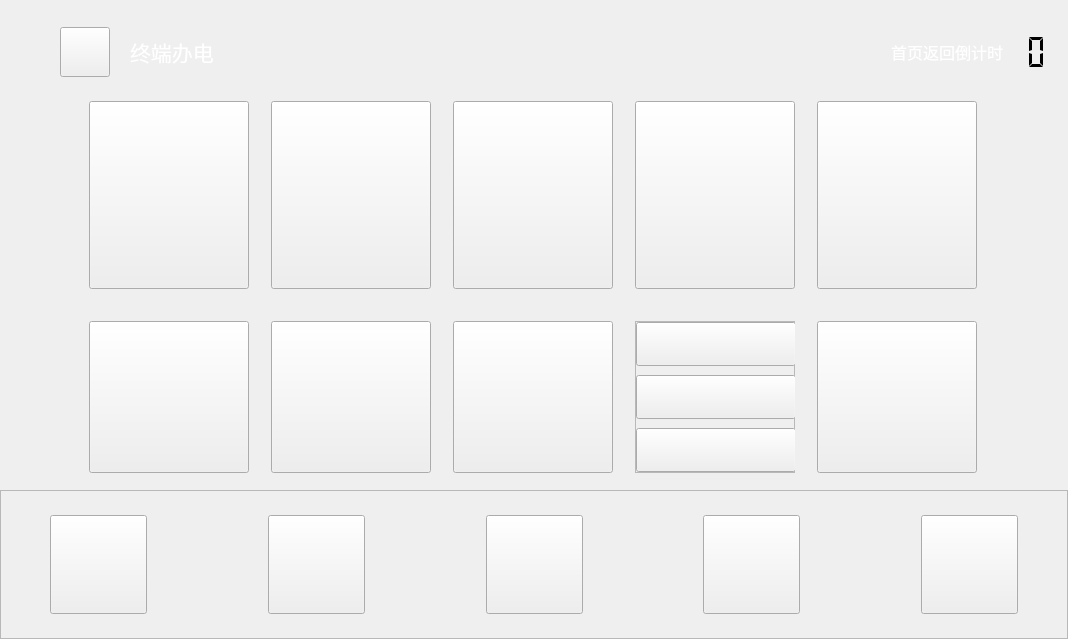
<?xml version="1.0" encoding="UTF-8"?>
<ui version="4.0">
 <class>Zdbdhomepage</class>
 <widget class="QWidget" name="Zdbdhomepage">
  <property name="geometry">
   <rect>
    <x>0</x>
    <y>0</y>
    <width>1068</width>
    <height>639</height>
   </rect>
  </property>
  <property name="windowTitle">
   <string>Form</string>
  </property>
  <layout class="QVBoxLayout" name="verticalLayout">
   <property name="spacing">
    <number>0</number>
   </property>
   <property name="leftMargin">
    <number>0</number>
   </property>
   <property name="topMargin">
    <number>0</number>
   </property>
   <property name="rightMargin">
    <number>0</number>
   </property>
   <property name="bottomMargin">
    <number>0</number>
   </property>
   <item>
    <spacer name="verticalSpacer_7">
     <property name="orientation">
      <enum>Qt::Vertical</enum>
     </property>
     <property name="sizeType">
      <enum>QSizePolicy::Fixed</enum>
     </property>
     <property name="sizeHint" stdset="0">
      <size>
       <width>20</width>
       <height>20</height>
      </size>
     </property>
    </spacer>
   </item>
   <item>
    <widget class="QFrame" name="frame">
     <property name="sizePolicy">
      <sizepolicy hsizetype="Preferred" vsizetype="Fixed">
       <horstretch>0</horstretch>
       <verstretch>0</verstretch>
      </sizepolicy>
     </property>
     <property name="minimumSize">
      <size>
       <width>0</width>
       <height>64</height>
      </size>
     </property>
     <property name="maximumSize">
      <size>
       <width>16777215</width>
       <height>64</height>
      </size>
     </property>
     <layout class="QHBoxLayout" name="horizontalLayout_2">
      <property name="spacing">
       <number>0</number>
      </property>
      <property name="leftMargin">
       <number>0</number>
      </property>
      <property name="topMargin">
       <number>0</number>
      </property>
      <property name="rightMargin">
       <number>0</number>
      </property>
      <property name="bottomMargin">
       <number>0</number>
      </property>
      <item>
       <spacer name="horizontalSpacer_11">
        <property name="orientation">
         <enum>Qt::Horizontal</enum>
        </property>
        <property name="sizeType">
         <enum>QSizePolicy::Fixed</enum>
        </property>
        <property name="sizeHint" stdset="0">
         <size>
          <width>60</width>
          <height>20</height>
         </size>
        </property>
       </spacer>
      </item>
      <item>
       <widget class="QPushButton" name="pushButton_back">
        <property name="sizePolicy">
         <sizepolicy hsizetype="Fixed" vsizetype="Fixed">
          <horstretch>0</horstretch>
          <verstretch>0</verstretch>
         </sizepolicy>
        </property>
        <property name="minimumSize">
         <size>
          <width>50</width>
          <height>50</height>
         </size>
        </property>
        <property name="maximumSize">
         <size>
          <width>50</width>
          <height>50</height>
         </size>
        </property>
        <property name="focusPolicy">
         <enum>Qt::NoFocus</enum>
        </property>
        <property name="styleSheet">
         <string notr="true">border-image: url(:/image/picture/qietu/返回.png);</string>
        </property>
        <property name="text">
         <string/>
        </property>
       </widget>
      </item>
      <item>
       <spacer name="horizontalSpacer_12">
        <property name="orientation">
         <enum>Qt::Horizontal</enum>
        </property>
        <property name="sizeType">
         <enum>QSizePolicy::Fixed</enum>
        </property>
        <property name="sizeHint" stdset="0">
         <size>
          <width>20</width>
          <height>20</height>
         </size>
        </property>
       </spacer>
      </item>
      <item>
       <widget class="QLabel" name="label_5">
        <property name="minimumSize">
         <size>
          <width>0</width>
          <height>0</height>
         </size>
        </property>
        <property name="font">
         <font>
          <family>Microsoft YaHei UI</family>
         </font>
        </property>
        <property name="layoutDirection">
         <enum>Qt::LeftToRight</enum>
        </property>
        <property name="styleSheet">
         <string notr="true"/>
        </property>
        <property name="text">
         <string>&lt;html&gt;&lt;head/&gt;&lt;body&gt;&lt;p&gt;&lt;span style=&quot; font-size:16pt; color:#ffffff;&quot;&gt;终端办电&lt;/span&gt;&lt;/p&gt;&lt;/body&gt;&lt;/html&gt;</string>
        </property>
        <property name="wordWrap">
         <bool>false</bool>
        </property>
       </widget>
      </item>
      <item>
       <spacer name="horizontalSpacer_8">
        <property name="orientation">
         <enum>Qt::Horizontal</enum>
        </property>
        <property name="sizeHint" stdset="0">
         <size>
          <width>40</width>
          <height>20</height>
         </size>
        </property>
       </spacer>
      </item>
      <item>
       <spacer name="verticalSpacer_3">
        <property name="orientation">
         <enum>Qt::Vertical</enum>
        </property>
        <property name="sizeType">
         <enum>QSizePolicy::Fixed</enum>
        </property>
        <property name="sizeHint" stdset="0">
         <size>
          <width>20</width>
          <height>64</height>
         </size>
        </property>
       </spacer>
      </item>
      <item>
       <widget class="QLabel" name="label_6">
        <property name="font">
         <font>
          <family>微软雅黑</family>
          <pointsize>12</pointsize>
         </font>
        </property>
        <property name="text">
         <string>&lt;html&gt;&lt;head/&gt;&lt;body&gt;&lt;p&gt;&lt;span style=&quot; color:#ffffff;&quot;&gt;首页返回倒计时&lt;/span&gt;&lt;/p&gt;&lt;/body&gt;&lt;/html&gt;</string>
        </property>
       </widget>
      </item>
      <item>
       <widget class="QLCDNumber" name="lcdNumber">
        <property name="minimumSize">
         <size>
          <width>50</width>
          <height>50</height>
         </size>
        </property>
        <property name="maximumSize">
         <size>
          <width>50</width>
          <height>50</height>
         </size>
        </property>
        <property name="font">
         <font>
          <family>微软雅黑</family>
          <pointsize>12</pointsize>
          <weight>50</weight>
          <italic>false</italic>
          <bold>false</bold>
         </font>
        </property>
        <property name="frameShape">
         <enum>QFrame::NoFrame</enum>
        </property>
        <property name="frameShadow">
         <enum>QFrame::Plain</enum>
        </property>
        <property name="lineWidth">
         <number>0</number>
        </property>
        <property name="smallDecimalPoint">
         <bool>true</bool>
        </property>
        <property name="digitCount">
         <number>2</number>
        </property>
        <property name="segmentStyle">
         <enum>QLCDNumber::Flat</enum>
        </property>
       </widget>
      </item>
      <item>
       <spacer name="horizontalSpacer_9">
        <property name="orientation">
         <enum>Qt::Horizontal</enum>
        </property>
        <property name="sizeType">
         <enum>QSizePolicy::Fixed</enum>
        </property>
        <property name="sizeHint" stdset="0">
         <size>
          <width>15</width>
          <height>20</height>
         </size>
        </property>
       </spacer>
      </item>
     </layout>
    </widget>
   </item>
   <item>
    <spacer name="verticalSpacer">
     <property name="orientation">
      <enum>Qt::Vertical</enum>
     </property>
     <property name="sizeHint" stdset="0">
      <size>
       <width>20</width>
       <height>40</height>
      </size>
     </property>
    </spacer>
   </item>
   <item>
    <layout class="QHBoxLayout" name="horizontalLayout">
     <item>
      <spacer name="horizontalSpacer">
       <property name="orientation">
        <enum>Qt::Horizontal</enum>
       </property>
       <property name="sizeType">
        <enum>QSizePolicy::Expanding</enum>
       </property>
       <property name="sizeHint" stdset="0">
        <size>
         <width>40</width>
         <height>20</height>
        </size>
       </property>
      </spacer>
     </item>
     <item>
      <layout class="QGridLayout" name="gridLayout_2">
       <property name="leftMargin">
        <number>0</number>
       </property>
       <property name="rightMargin">
        <number>2</number>
       </property>
       <property name="horizontalSpacing">
        <number>22</number>
       </property>
       <property name="verticalSpacing">
        <number>12</number>
       </property>
       <item row="1" column="2">
        <spacer name="verticalSpacer_4">
         <property name="orientation">
          <enum>Qt::Vertical</enum>
         </property>
         <property name="sizeType">
          <enum>QSizePolicy::Fixed</enum>
         </property>
         <property name="sizeHint" stdset="0">
          <size>
           <width>20</width>
           <height>20</height>
          </size>
         </property>
        </spacer>
       </item>
       <item row="0" column="0">
        <widget class="QPushButton" name="pushButton_jmsh">
         <property name="sizePolicy">
          <sizepolicy hsizetype="Fixed" vsizetype="Fixed">
           <horstretch>0</horstretch>
           <verstretch>0</verstretch>
          </sizepolicy>
         </property>
         <property name="minimumSize">
          <size>
           <width>160</width>
           <height>188</height>
          </size>
         </property>
         <property name="maximumSize">
          <size>
           <width>160</width>
           <height>188</height>
          </size>
         </property>
         <property name="focusPolicy">
          <enum>Qt::ClickFocus</enum>
         </property>
         <property name="text">
          <string/>
         </property>
        </widget>
       </item>
       <item row="2" column="1">
        <widget class="QPushButton" name="pushButton_gm">
         <property name="sizePolicy">
          <sizepolicy hsizetype="Fixed" vsizetype="Fixed">
           <horstretch>0</horstretch>
           <verstretch>0</verstretch>
          </sizepolicy>
         </property>
         <property name="minimumSize">
          <size>
           <width>160</width>
           <height>152</height>
          </size>
         </property>
         <property name="maximumSize">
          <size>
           <width>160</width>
           <height>152</height>
          </size>
         </property>
         <property name="focusPolicy">
          <enum>Qt::NoFocus</enum>
         </property>
         <property name="text">
          <string/>
         </property>
        </widget>
       </item>
       <item row="0" column="1">
        <widget class="QPushButton" name="pushButton_qygy">
         <property name="sizePolicy">
          <sizepolicy hsizetype="Fixed" vsizetype="Fixed">
           <horstretch>0</horstretch>
           <verstretch>0</verstretch>
          </sizepolicy>
         </property>
         <property name="minimumSize">
          <size>
           <width>160</width>
           <height>188</height>
          </size>
         </property>
         <property name="maximumSize">
          <size>
           <width>160</width>
           <height>188</height>
          </size>
         </property>
         <property name="focusPolicy">
          <enum>Qt::NoFocus</enum>
         </property>
         <property name="text">
          <string/>
         </property>
        </widget>
       </item>
       <item row="2" column="0">
        <widget class="QPushButton" name="pushButton_zr">
         <property name="sizePolicy">
          <sizepolicy hsizetype="Fixed" vsizetype="Fixed">
           <horstretch>0</horstretch>
           <verstretch>0</verstretch>
          </sizepolicy>
         </property>
         <property name="minimumSize">
          <size>
           <width>160</width>
           <height>152</height>
          </size>
         </property>
         <property name="maximumSize">
          <size>
           <width>160</width>
           <height>152</height>
          </size>
         </property>
         <property name="focusPolicy">
          <enum>Qt::NoFocus</enum>
         </property>
         <property name="text">
          <string/>
         </property>
        </widget>
       </item>
       <item row="2" column="2">
        <widget class="QPushButton" name="pushButton_jr">
         <property name="sizePolicy">
          <sizepolicy hsizetype="Fixed" vsizetype="Fixed">
           <horstretch>0</horstretch>
           <verstretch>0</verstretch>
          </sizepolicy>
         </property>
         <property name="minimumSize">
          <size>
           <width>160</width>
           <height>152</height>
          </size>
         </property>
         <property name="maximumSize">
          <size>
           <width>160</width>
           <height>152</height>
          </size>
         </property>
         <property name="focusPolicy">
          <enum>Qt::NoFocus</enum>
         </property>
         <property name="text">
          <string/>
         </property>
        </widget>
       </item>
       <item row="0" column="2">
        <widget class="QPushButton" name="pushButton_dyfjm">
         <property name="sizePolicy">
          <sizepolicy hsizetype="Fixed" vsizetype="Fixed">
           <horstretch>0</horstretch>
           <verstretch>0</verstretch>
          </sizepolicy>
         </property>
         <property name="minimumSize">
          <size>
           <width>160</width>
           <height>188</height>
          </size>
         </property>
         <property name="maximumSize">
          <size>
           <width>160</width>
           <height>188</height>
          </size>
         </property>
         <property name="focusPolicy">
          <enum>Qt::NoFocus</enum>
         </property>
         <property name="text">
          <string/>
         </property>
        </widget>
       </item>
       <item row="0" column="4">
        <widget class="QPushButton" name="pushButton_ls">
         <property name="sizePolicy">
          <sizepolicy hsizetype="Fixed" vsizetype="Fixed">
           <horstretch>0</horstretch>
           <verstretch>0</verstretch>
          </sizepolicy>
         </property>
         <property name="minimumSize">
          <size>
           <width>160</width>
           <height>188</height>
          </size>
         </property>
         <property name="maximumSize">
          <size>
           <width>160</width>
           <height>188</height>
          </size>
         </property>
         <property name="focusPolicy">
          <enum>Qt::NoFocus</enum>
         </property>
         <property name="text">
          <string/>
         </property>
        </widget>
       </item>
       <item row="0" column="3">
        <widget class="QPushButton" name="pushButton_jtbz">
         <property name="sizePolicy">
          <sizepolicy hsizetype="Fixed" vsizetype="Fixed">
           <horstretch>0</horstretch>
           <verstretch>0</verstretch>
          </sizepolicy>
         </property>
         <property name="minimumSize">
          <size>
           <width>160</width>
           <height>188</height>
          </size>
         </property>
         <property name="maximumSize">
          <size>
           <width>160</width>
           <height>188</height>
          </size>
         </property>
         <property name="focusPolicy">
          <enum>Qt::NoFocus</enum>
         </property>
         <property name="text">
          <string/>
         </property>
        </widget>
       </item>
       <item row="2" column="4">
        <widget class="QPushButton" name="pushButton_jdcx">
         <property name="sizePolicy">
          <sizepolicy hsizetype="Fixed" vsizetype="Fixed">
           <horstretch>0</horstretch>
           <verstretch>0</verstretch>
          </sizepolicy>
         </property>
         <property name="minimumSize">
          <size>
           <width>160</width>
           <height>152</height>
          </size>
         </property>
         <property name="maximumSize">
          <size>
           <width>160</width>
           <height>152</height>
          </size>
         </property>
         <property name="focusPolicy">
          <enum>Qt::NoFocus</enum>
         </property>
         <property name="text">
          <string/>
         </property>
        </widget>
       </item>
       <item row="2" column="3">
        <widget class="QFrame" name="frame_3">
         <property name="sizePolicy">
          <sizepolicy hsizetype="Fixed" vsizetype="Fixed">
           <horstretch>0</horstretch>
           <verstretch>0</verstretch>
          </sizepolicy>
         </property>
         <property name="minimumSize">
          <size>
           <width>160</width>
           <height>152</height>
          </size>
         </property>
         <property name="maximumSize">
          <size>
           <width>160</width>
           <height>152</height>
          </size>
         </property>
         <property name="frameShape">
          <enum>QFrame::StyledPanel</enum>
         </property>
         <property name="frameShadow">
          <enum>QFrame::Raised</enum>
         </property>
         <layout class="QVBoxLayout" name="verticalLayout_2">
          <property name="spacing">
           <number>0</number>
          </property>
          <property name="leftMargin">
           <number>0</number>
          </property>
          <property name="topMargin">
           <number>0</number>
          </property>
          <property name="rightMargin">
           <number>0</number>
          </property>
          <property name="bottomMargin">
           <number>0</number>
          </property>
          <item>
           <widget class="QPushButton" name="pushButton_xh">
            <property name="sizePolicy">
             <sizepolicy hsizetype="Fixed" vsizetype="Fixed">
              <horstretch>0</horstretch>
              <verstretch>0</verstretch>
             </sizepolicy>
            </property>
            <property name="minimumSize">
             <size>
              <width>160</width>
              <height>44</height>
             </size>
            </property>
            <property name="maximumSize">
             <size>
              <width>160</width>
              <height>44</height>
             </size>
            </property>
            <property name="focusPolicy">
             <enum>Qt::NoFocus</enum>
            </property>
            <property name="text">
             <string/>
            </property>
           </widget>
          </item>
          <item>
           <spacer name="verticalSpacer_5">
            <property name="orientation">
             <enum>Qt::Vertical</enum>
            </property>
            <property name="sizeHint" stdset="0">
             <size>
              <width>20</width>
              <height>40</height>
             </size>
            </property>
           </spacer>
          </item>
          <item>
           <widget class="QPushButton" name="pushButton_zt">
            <property name="sizePolicy">
             <sizepolicy hsizetype="Fixed" vsizetype="Fixed">
              <horstretch>0</horstretch>
              <verstretch>0</verstretch>
             </sizepolicy>
            </property>
            <property name="minimumSize">
             <size>
              <width>160</width>
              <height>44</height>
             </size>
            </property>
            <property name="maximumSize">
             <size>
              <width>160</width>
              <height>44</height>
             </size>
            </property>
            <property name="focusPolicy">
             <enum>Qt::NoFocus</enum>
            </property>
            <property name="text">
             <string/>
            </property>
           </widget>
          </item>
          <item>
           <spacer name="verticalSpacer_6">
            <property name="orientation">
             <enum>Qt::Vertical</enum>
            </property>
            <property name="sizeHint" stdset="0">
             <size>
              <width>20</width>
              <height>40</height>
             </size>
            </property>
           </spacer>
          </item>
          <item>
           <widget class="QPushButton" name="pushButton_dyzjr">
            <property name="sizePolicy">
             <sizepolicy hsizetype="Fixed" vsizetype="Fixed">
              <horstretch>0</horstretch>
              <verstretch>0</verstretch>
             </sizepolicy>
            </property>
            <property name="minimumSize">
             <size>
              <width>160</width>
              <height>44</height>
             </size>
            </property>
            <property name="maximumSize">
             <size>
              <width>160</width>
              <height>44</height>
             </size>
            </property>
            <property name="focusPolicy">
             <enum>Qt::NoFocus</enum>
            </property>
            <property name="text">
             <string/>
            </property>
           </widget>
          </item>
         </layout>
        </widget>
       </item>
      </layout>
     </item>
     <item>
      <spacer name="horizontalSpacer_10">
       <property name="orientation">
        <enum>Qt::Horizontal</enum>
       </property>
       <property name="sizeHint" stdset="0">
        <size>
         <width>40</width>
         <height>20</height>
        </size>
       </property>
      </spacer>
     </item>
    </layout>
   </item>
   <item>
    <spacer name="verticalSpacer_2">
     <property name="orientation">
      <enum>Qt::Vertical</enum>
     </property>
     <property name="sizeHint" stdset="0">
      <size>
       <width>20</width>
       <height>40</height>
      </size>
     </property>
    </spacer>
   </item>
   <item>
    <widget class="QFrame" name="frame_2">
     <property name="sizePolicy">
      <sizepolicy hsizetype="Preferred" vsizetype="Fixed">
       <horstretch>0</horstretch>
       <verstretch>0</verstretch>
      </sizepolicy>
     </property>
     <property name="minimumSize">
      <size>
       <width>0</width>
       <height>149</height>
      </size>
     </property>
     <property name="maximumSize">
      <size>
       <width>16777215</width>
       <height>149</height>
      </size>
     </property>
     <property name="frameShape">
      <enum>QFrame::StyledPanel</enum>
     </property>
     <property name="frameShadow">
      <enum>QFrame::Raised</enum>
     </property>
     <layout class="QGridLayout" name="gridLayout">
      <item row="0" column="5">
       <widget class="QPushButton" name="pushButton_zdbd">
        <property name="sizePolicy">
         <sizepolicy hsizetype="Fixed" vsizetype="Fixed">
          <horstretch>0</horstretch>
          <verstretch>0</verstretch>
         </sizepolicy>
        </property>
        <property name="minimumSize">
         <size>
          <width>97</width>
          <height>99</height>
         </size>
        </property>
        <property name="maximumSize">
         <size>
          <width>97</width>
          <height>99</height>
         </size>
        </property>
        <property name="focusPolicy">
         <enum>Qt::NoFocus</enum>
        </property>
        <property name="text">
         <string/>
        </property>
       </widget>
      </item>
      <item row="0" column="1">
       <widget class="QPushButton" name="pushButton_home">
        <property name="sizePolicy">
         <sizepolicy hsizetype="Fixed" vsizetype="Fixed">
          <horstretch>0</horstretch>
          <verstretch>0</verstretch>
         </sizepolicy>
        </property>
        <property name="minimumSize">
         <size>
          <width>97</width>
          <height>99</height>
         </size>
        </property>
        <property name="maximumSize">
         <size>
          <width>97</width>
          <height>99</height>
         </size>
        </property>
        <property name="focusPolicy">
         <enum>Qt::NoFocus</enum>
        </property>
        <property name="styleSheet">
         <string notr="true"/>
        </property>
        <property name="text">
         <string/>
        </property>
       </widget>
      </item>
      <item row="0" column="0">
       <spacer name="horizontalSpacer_2">
        <property name="orientation">
         <enum>Qt::Horizontal</enum>
        </property>
        <property name="sizeType">
         <enum>QSizePolicy::Preferred</enum>
        </property>
        <property name="sizeHint" stdset="0">
         <size>
          <width>40</width>
          <height>20</height>
         </size>
        </property>
       </spacer>
      </item>
      <item row="0" column="2">
       <spacer name="horizontalSpacer_4">
        <property name="orientation">
         <enum>Qt::Horizontal</enum>
        </property>
        <property name="sizeHint" stdset="0">
         <size>
          <width>40</width>
          <height>20</height>
         </size>
        </property>
       </spacer>
      </item>
      <item row="0" column="10">
       <spacer name="horizontalSpacer_3">
        <property name="orientation">
         <enum>Qt::Horizontal</enum>
        </property>
        <property name="sizeType">
         <enum>QSizePolicy::Preferred</enum>
        </property>
        <property name="sizeHint" stdset="0">
         <size>
          <width>40</width>
          <height>20</height>
         </size>
        </property>
       </spacer>
      </item>
      <item row="0" column="3">
       <widget class="QPushButton" name="pushButton_purchase">
        <property name="sizePolicy">
         <sizepolicy hsizetype="Fixed" vsizetype="Fixed">
          <horstretch>0</horstretch>
          <verstretch>0</verstretch>
         </sizepolicy>
        </property>
        <property name="minimumSize">
         <size>
          <width>97</width>
          <height>99</height>
         </size>
        </property>
        <property name="maximumSize">
         <size>
          <width>97</width>
          <height>99</height>
         </size>
        </property>
        <property name="focusPolicy">
         <enum>Qt::NoFocus</enum>
        </property>
        <property name="text">
         <string/>
        </property>
       </widget>
      </item>
      <item row="0" column="4">
       <spacer name="horizontalSpacer_5">
        <property name="orientation">
         <enum>Qt::Horizontal</enum>
        </property>
        <property name="sizeHint" stdset="0">
         <size>
          <width>40</width>
          <height>20</height>
         </size>
        </property>
       </spacer>
      </item>
      <item row="0" column="8">
       <spacer name="horizontalSpacer_6">
        <property name="orientation">
         <enum>Qt::Horizontal</enum>
        </property>
        <property name="sizeHint" stdset="0">
         <size>
          <width>40</width>
          <height>20</height>
         </size>
        </property>
       </spacer>
      </item>
      <item row="0" column="9">
       <widget class="QPushButton" name="pushButton_search">
        <property name="sizePolicy">
         <sizepolicy hsizetype="Fixed" vsizetype="Fixed">
          <horstretch>0</horstretch>
          <verstretch>0</verstretch>
         </sizepolicy>
        </property>
        <property name="minimumSize">
         <size>
          <width>97</width>
          <height>99</height>
         </size>
        </property>
        <property name="maximumSize">
         <size>
          <width>97</width>
          <height>99</height>
         </size>
        </property>
        <property name="focusPolicy">
         <enum>Qt::NoFocus</enum>
        </property>
        <property name="text">
         <string/>
        </property>
       </widget>
      </item>
      <item row="0" column="7">
       <widget class="QPushButton" name="pushButton_public">
        <property name="sizePolicy">
         <sizepolicy hsizetype="Fixed" vsizetype="Fixed">
          <horstretch>0</horstretch>
          <verstretch>0</verstretch>
         </sizepolicy>
        </property>
        <property name="minimumSize">
         <size>
          <width>97</width>
          <height>99</height>
         </size>
        </property>
        <property name="maximumSize">
         <size>
          <width>97</width>
          <height>99</height>
         </size>
        </property>
        <property name="focusPolicy">
         <enum>Qt::NoFocus</enum>
        </property>
        <property name="text">
         <string/>
        </property>
       </widget>
      </item>
      <item row="0" column="6">
       <spacer name="horizontalSpacer_7">
        <property name="orientation">
         <enum>Qt::Horizontal</enum>
        </property>
        <property name="sizeHint" stdset="0">
         <size>
          <width>40</width>
          <height>17</height>
         </size>
        </property>
       </spacer>
      </item>
     </layout>
    </widget>
   </item>
  </layout>
 </widget>
 <resources/>
 <connections/>
</ui>
